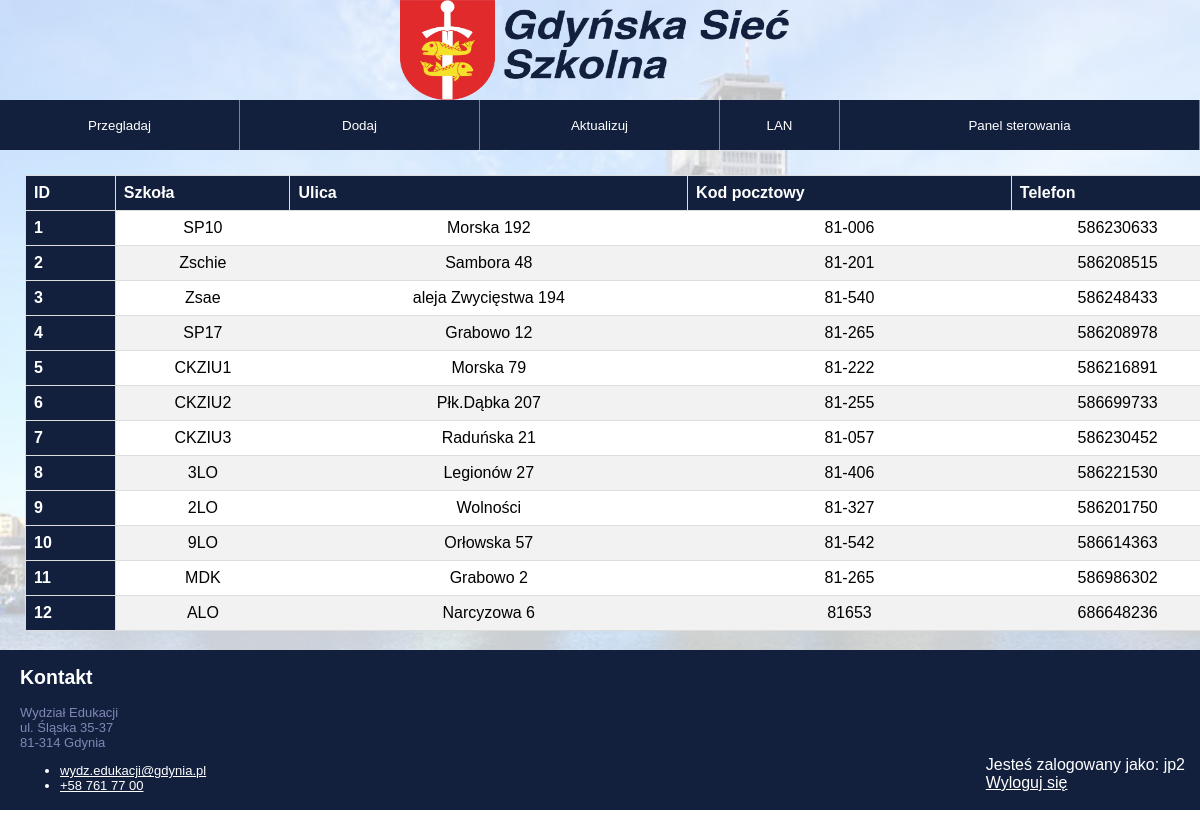
The page /szkoly.php (signed in) on the database its author committed.
### tables this page shows
CREATE TABLE IF NOT EXISTS `szkoly` (
  `ID` int(11) NOT NULL AUTO_INCREMENT,
  `Szkoła` varchar(50) NOT NULL,
  `Ulica` text NOT NULL,
  `Kod_pocztowy` text NOT NULL,
  `Telefon` int(9) NOT NULL,
  PRIMARY KEY (`ID`,`Szkoła`) USING BTREE
);

### szkoly.php (the view, shortened to what this page needs)
<?php
    require_once "config.php";
?>
<!DOCTYPE html>
<html lang="pl">
<head>
    <link rel="stylesheet" href="styleV2.css">
</head>
<body>
    <div id="logo">
        <a href="index.php" title="Przejdź na stronę główną">
            <img src="logo.png" alt="logo" height="100px" width="400px">
        </a>
    </div>
    <div id="menu">
        <div id="przegladaj">
            <button type="button" onclick="window.location.href='select.php'" class="menu" >Przegladaj</button>
        </div>
        <div id="dodaj">
            <button type="button" onclick="window.location.href='insert.php'" class="menu" >Dodaj</Button>
        </div>
        <div id="aktualizuj">
            <button type="button" onclick="window.location.href='update.php'" class="menu" >Aktualizuj</button>
        </div>
        <div id="lan">
            <button type="button" onclick="window.location.href='lan.php'" class="menu" >LAN</button>
        </div>
        <div id="logowanie">
            <button type='button' onclick='window.location.href=`panel_sterowania.php`' class='menu'>Panel sterowania</button>
        </div>
    </div>
    <div id="content">
        <?php
                $admin = mysqli_query($link, "SELECT * FROM uzytkownicy WHERE username = '".$_SESSION['username']."'");
                $permissions = mysqli_fetch_assoc($admin);
                    if ($permissions["admin"] == true) {
                        echo '<table id="output">';
                    } else {
                        echo '<p id="error">Nie posiadasz uprawnień!</p>';
                        echo '<table id="output" style="visibility: hidden">';
                    }
        ?>
            <thead>
                <tr>
                    <th>ID</th> <th>Szkoła</th> <th>Ulica</th> <th>Kod pocztowy</th> <th>Telefon</th>
                </tr>
            </thead>
            <tbody>
                <?php
                    $sql = "SELECT * FROM szkoly";
                    $result = mysqli_query($link,$sql);
                    $admin = mysqli_query($link, "SELECT * FROM uzytkownicy WHERE username = '".$_SESSION['username']."'");
                    $permissions = mysqli_fetch_assoc($admin);
                    if ($permissions["admin"] == true) {
                        if (mysqli_num_rows($result) > 0) {
                            while($row = mysqli_fetch_assoc($result)) {
                            echo "<tr>"."<th>".$row["ID"]."</th>"."<td>" .$row["Szkoła"]."</td>"."<td>".$row["Ulica"]."</td>"."<td>".$row["Kod_pocztowy"]."</td>".
                            "<td>".$row["Telefon"]."</td>"."</tr>";
                            }
                        }
                        else {
                            echo "0 results";
                        }
                    }
                ?>
            </tbody>
        </table>
    </div>
    <footer>
        <div id="uzytkownik">
            <p>
                <?php
                    if (isset($_SESSION["username"])) {
                        $logout = '"logout.php"';
                        echo "Jesteś zalogowany jako: ". $_SESSION["username"]. "<br><a href=". $logout. ">Wyloguj się</a>";
                    } else {
                        echo "Nie jesteś zalogowany";
                    }
                ?>
            </p>
        </div>
        <div id="kontakt">
            <h2>Kontakt</h2>
            <p style="color:#8287b5;">Wydział Edukacji<br>ul. Śląska 35-37<br>81-314 Gdynia</p>
            <ul>
                <li><a href="mailto:wydz.edukacji@gdynia.pl" title="Wyślij e-mail na adres wydz.edukacji@gdynia.pl"><span>wydz.edukacji@gdynia.pl</span></a></li>
                <li><a href="tel:+587617700" title="Zadzwoń na numer +58 7617700"><span>+58 761 77 00</span></a></li>
            </ul>
        </div>
    </footer>
</body>
</html>

### styleV2.css (style rules this page uses)
html { font-family: sans-serif; }
body { margin: 0; background-image: url("tło.png"); background-repeat: no-repeat; background-size: 100%; background-color: #ffffff; }
#logo { clear: both; height: 100px; text-align: center; }
#menu { clear: both; text-align: center; }
#przegladaj, #aktualizuj, #dodaj { height: 50px; width: 20%; float: left; background-color: #12203d; border-right: 1px solid rgba(255, 255, 255, 0.45); box-sizing: border-box; }
#lan { height: 50px; width: 10%; float: left; background-color: #12203d; border-right: 1px solid rgba(255, 255, 255, 0.45); box-sizing: border-box; }
#logowanie { height: 50px; width: 30%; float: left; background-color: #12203d; border-right: 1px solid rgba(255, 255, 255, 0.45); box-sizing: border-box; }
.menu { background: none; border: none; background-color: #12203d; color: #ffffff; height: 100%; width: 100%; cursor: pointer; }
#content { clear: both; height: 500px; overflow: scroll; text-align: center; }
#output { border-collapse: collapse; width: 100%; margin: 25px; }
#output tr, #output th { border: 1px solid #ddd; background-color: #ffffff; padding: 8px; }
#output tr:nth-child(even) { background-color: #f2f2f2; }
#output th { text-align: left; background-color: #12203d; color: #ffffff; }
footer { clear: both; height: 160px; background-color: #12203d; color: #ffffff; }
#uzytkownik { float: right; padding-right: 15px; padding-top: 90px; color: #ffffff; }
#kontakt { float: left; text-align: left; font-size: small; padding-left: 20px; }
a { color: #ffffff; }

### rows shown on the page
szkoly: ID "1", Szkoła "SP10", Ulica "Morska 192", Kod_pocztowy "81-006", Telefon "586230633"
szkoly: ID "2", Szkoła "Zschie", Ulica "Sambora 48", Kod_pocztowy "81-201", Telefon "586208515"
szkoly: ID "3", Szkoła "Zsae", Ulica "aleja Zwycięstwa 194", Kod_pocztowy "81-540", Telefon "586248433"
szkoly: ID "4", Szkoła "SP17", Ulica "Grabowo 12", Kod_pocztowy "81-265", Telefon "586208978"
szkoly: ID "5", Szkoła "CKZIU1", Ulica "Morska 79", Kod_pocztowy "81-222", Telefon "586216891"
szkoly: ID "6", Szkoła "CKZIU2", Ulica "Płk.Dąbka 207", Kod_pocztowy "81-255", Telefon "586699733"
szkoly: ID "7", Szkoła "CKZIU3", Ulica "Raduńska 21", Kod_pocztowy "81-057", Telefon "586230452"
szkoly: ID "8", Szkoła "3LO", Ulica "Legionów 27", Kod_pocztowy "81-406", Telefon "586221530"
szkoly: ID "9", Szkoła "2LO", Ulica "Wolności", Kod_pocztowy "81-327", Telefon "586201750"
szkoly: ID "10", Szkoła "9LO", Ulica "Orłowska 57", Kod_pocztowy "81-542", Telefon "586614363"
szkoly: ID "11", Szkoła "MDK", Ulica "Grabowo 2", Kod_pocztowy "81-265", Telefon "586986302"
szkoly: ID "12", Szkoła "ALO", Ulica "Narcyzowa 6", Kod_pocztowy "81653", Telefon "686648236"

### other values the page prints
$_SESSION["username"] "jp2"
